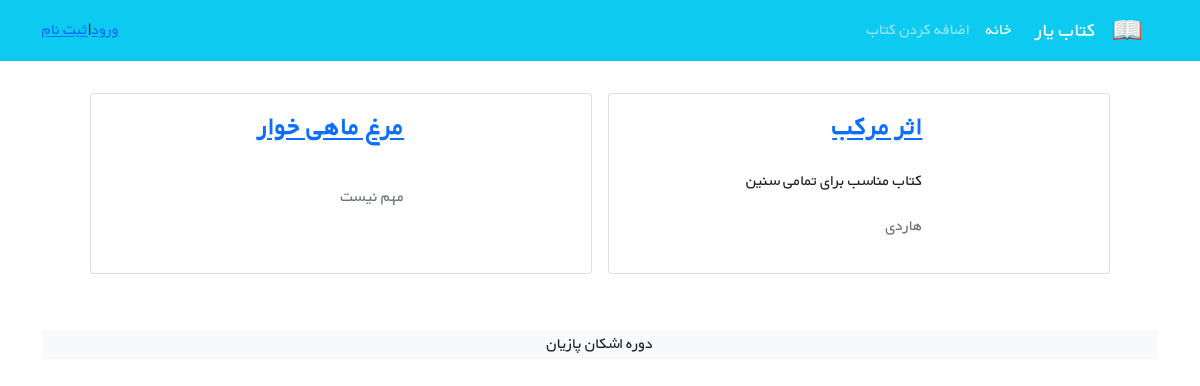
The page /books/ on the database as committed earlier.
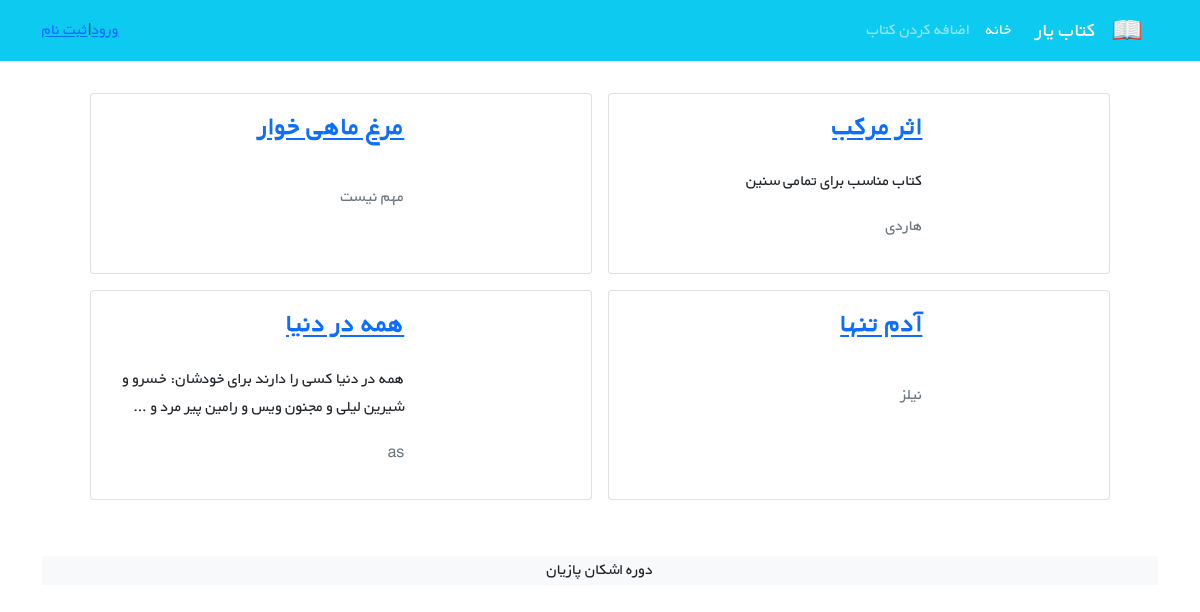
The same page on the database as committed later.
### books/models.py (models this page shows, shortened)
class Book(models.Model):
    title = models.CharField(max_length=200)
    author = models.CharField(max_length=50)
    price = models.DecimalField(max_digits=100 , decimal_places=2)
    content = models.TextField()
    description = models.TextField()
    cover = models.ImageField(upload_to='media/covers/' ,blank=True)
    def get_absolute_url(self):
        return reverse('book_detail', args=[self.id])

### books/views.py (the view)
# urls.py: path('', views.BookListView.as_view(), name='book_list'),
class BookListView(generic.ListView):
    model = Book
    template_name = 'books/books_list.html'
    context_object_name = 'books'

### books/templates/books/books_list.html (shortened to what this page needs)
{% extends '_base.html' %}
{% load crispy_forms_tags %}
{% block content %}
 <div class="container mt-4">
    <div class="row flex-row-reverse justify-content-md-center">
        {% for book in books %}
        <div class="card m-2" style="max-width: 45%">
            <div class="row g-0 h-100" dir="rtl">
                <div class="col-md-4">
                </div>
                <div class="col-md-8 h-100">
                    <div class="d-flex flex-column justify-content-between h-100">
                        <div class="card-body">
                            <a href="{{ book.get_absolute_url }}">
                            <h3 class="card-title"><strong>{{ book.title }}</strong></h3></a>
                            <p class="card-text pt-3">
                                {{ book.description|truncatewords:20}}
                            </p>
                            <p class="text-muted"> {{ book.author }}</p>
                        </div>
                    </div>
                </div>
            </div>
        </div>
        {% endfor %}
    </div>
</div>
<footer class="bg-light text-center text-lg-start mt-5">
  <div class="text-center bg-grey">
      <p>دوره اشکان پازیان <a class="text-dark"  target="_blank"></a></p>
  </div>
</footer>
{% endblock %}

Rows that differ between the two databases and show on the page:
added Book: title "آدم تنها", author "نیلز"
added Book: title "همه در دنیا", description "همه در دنیا کسی را دارند برای خودشان: خسرو و شیرین لیلی و مجنون ویس و رامین پیر مرد و …", author "as"
